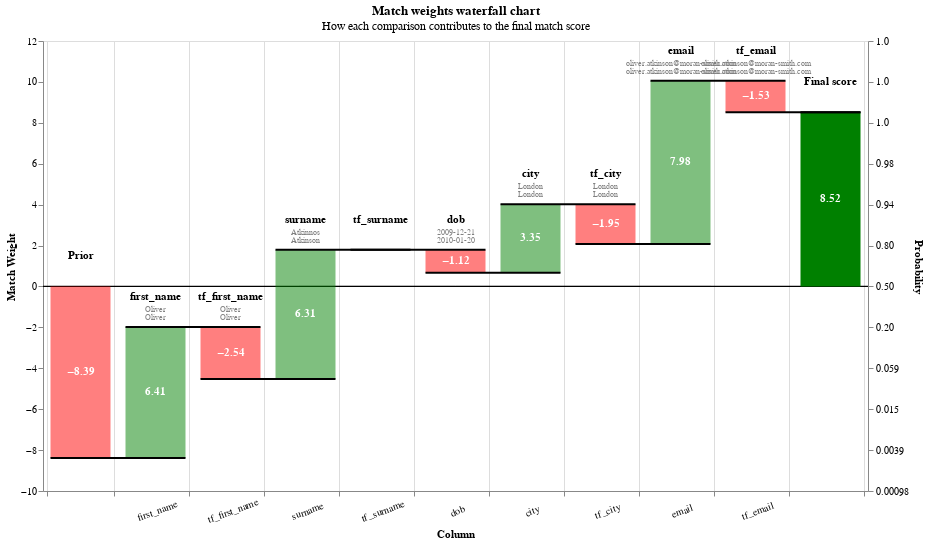

Source (notebook cell):
### Markdown cell above
Visualising predictions
- Visualising our results will help us to understand how the model is working
- Through visualising we need to look for areas where we think our model isn't working well so we can fix these issues

### Code cell
#waterfall chart shows us how Splink computed the final matchweight for a particular record comparison
records_to_view = df_predictions.as_record_dict(limit = 5)
linker.visualisations.waterfall_chart(records_to_view, filter_nulls = False)

### Figure 1 — Vega-Lite specification as saved in the notebook (floating-point values rounded to 4 significant figures)
{"config": {"view": {"continuousWidth": 400, "continuousHeight": 300}}, "layer": [{"layer": [{"mark": "rule", "encoding": {"color": {"value": "black"}, "size": {"value": 0.5}, "y": {"field": "zero", "type": "quantitative"}}}, {"mark": {"type": "bar", "width": 60}, "encoding": {"color": {"condition": {"test": "(datum.log2_bayes_factor < 0)", "value": "red"}, "value": "green"}, "opacity": {"condition": {"test": "datum.column_name == 'Prior match weight' || datum.column_name == 'Final score'", "value": 1}, "value": 0.5}, "tooltip": [{"field": "column_name", "title": "Comparison column", "type": "nominal"}, {"field": "value_l", "title": "Value (L)", "type": "nominal"}, {"field": "value_r", "title": "Value (R)", "type": "nominal"}, {"field": "label_for_charts", "title": "Label", "type": "ordinal"}, {"field": "sql_condition", "title": "SQL condition", "type": "nominal"}, {"field": "comparison_vector_value", "title": "Comparison vector value", "type": "nominal"}, {"field": "bayes_factor", "format": ",.4f", "title": "Bayes factor = m/u", "type": "quantitative"}, {"field": "log2_bayes_factor", "format": ",.4f", "title": "Match weight = log2(m/u)", "type": "quantitative"}, {"field": "prob", "format": ".4f", "title": "Cumulative match probability", "type": "quantitative"}, {"field": "bayes_factor_description", "title": "Match weight description", "type": "nominal"}], "x": {"axis": {"grid": true, "labelAlign": "center", "labelAngle": -20, "labelExpr": "datum.value == 'Prior' || datum.value == 'Final score' ? '' : datum.value", "labelPadding": 10, "tickBand": "extent", "title": "Column"}, "field": "column_name", "sort": {"field": "bar_sort_order", "order": "ascending"}, "type": "nominal"}, "y": {"axis": {"grid": false, "orient": "left", "title": "Match Weight"}, "field": "previous_sum", "type": "quantitative"}, "y2": {"field": "sum"}}}, {"mark": {"type": "text", "fontWeight": "bold"}, "encoding": {"color": {"value": "white"}, "text": {"condition": {"test": "abs(datum.log2_bayes_factor) > 1", "field": "log2_bayes_factor", "format": ".2f", "type": "nominal"}, "value": ""}, "x": {"axis": {"labelAngle": -20, "title": "Column"}, "field": "column_name", "sort": {"field": "bar_sort_order", "order": "ascending"}, "type": "nominal"}, "y": {"axis": {"orient": "left"}, "field": "center", "type": "quantitative"}}}, {"mark": {"type": "text", "baseline": "bottom", "dy": -25, "fontWeight": "bold"}, "encoding": {"color": {"value": "black"}, "text": {"field": "column_name", "type": "nominal"}, "x": {"axis": {"labelAngle": -20, "title": "Column"}, "field": "column_name", "sort": {"field": "bar_sort_order", "order": "ascending"}, "type": "nominal"}, "y": {"field": "sum_top", "type": "quantitative"}}}, {"mark": {"type": "text", "baseline": "bottom", "dy": -13, "fontSize": 8}, "encoding": {"color": {"value": "grey"}, "text": {"field": "value_l", "type": "nominal"}, "x": {"axis": {"labelAngle": -20, "title": "Column"}, "field": "column_name", "sort": {"field": "bar_sort_order", "order": "ascending"}, "type": "nominal"}, "y": {"field": "sum_top", "type": "quantitative"}}}, {"mark": {"type": "text", "baseline": "bottom", "dy": -5, "fontSize": 8}, "encoding": {"color": {"value": "grey"}, "text": {"field": "value_r", "type": "nominal"}, "x": {"axis": {"labelAngle": -20, "title": "Column"}, "field": "column_name", "sort": {"field": "bar_sort_order", "order": "ascending"}, "type": "nominal"}, "y": {"field": "sum_top", "type": "quantitative"}}}]}, {"mark": {"type": "rule", "color": "black", "strokeWidth": 2, "x2Offset": 30, "xOffset": -30}, "encoding": {"x": {"axis": {"labelAngle": -20, "title": "Column"}, "field": "column_name", "sort": {"field": "bar_sort_order", "order": "ascending"}, "type": "nominal"}, "x2": {"field": "lead"}, "y": {"axis": {"labelExpr": "format(1 / (1 + pow(2, -1*datum.value)), '.2r')", "orient": "right", "title": "Probability"}, "field": "sum", "scale": {"zero": false}, "type": "quantitative"}}}], "data": {"name": "data-3629eaa5215175efc25618bd58461776"}, "height": 450, "params": [{"name": "record_number", "bind": {"input": "range", "max": 4, "min": 0, "step": 1}, "value": 0}], "resolve": {"axis": {"y": "independent"}}, "title": {"text": "Match weights waterfall chart", "subtitle": "How each comparison contributes to the final match score"}, "transform": [{"filter": "(datum.record_number == record_number)"}, {"window": [{"op": "sum", "field": "log2_bayes_factor", "as": "sum"}, {"op": "lead", "field": "column_name", "as": "lead"}], "frame": [null, 0]}, {"calculate": "datum.column_name === \"Final score\" ? datum.sum - datum.log2_bayes_factor : datum.sum", "as": "sum"}, {"calculate": "datum.lead === null ? datum.column_name : datum.lead", "as": "lead"}, {"calculate": "datum.column_name === \"Final score\" || datum.column_name === \"Prior match weight\" ? 0 : datum.sum - datum.log2_bayes_factor", "as": "previous_sum"}, {"calculate": "datum.sum > datum.previous_sum ? datum.column_name : \"\"", "as": "top_label"}, {"calculate": "datum.sum < datum.previous_sum ? datum.column_name : \"\"", "as": "bottom_label"}, {"calculate": "datum.sum > datum.previous_sum ? datum.sum : datum.previous_sum", "as": "sum_top"}, {"calculate": "datum.sum < datum.previous_sum ? datum.sum : datum.previous_sum", "as": "sum_bottom"}, {"calculate": "(datum.sum + datum.previous_sum) / 2", "as": "center"}, {"calculate": "(datum.log2_bayes_factor > 0 ? \"+\" : \"\") + datum.log2_bayes_factor", "as": "text_log2_bayes_factor"}, {"calculate": "datum.sum < datum.previous_sum ? 4 : -4", "as": "dy"}, {"calculate": "datum.sum < datum.previous_sum ? \"top\" : \"bottom\"", "as": "baseline"}, {"calculate": "1. / (1 + pow(2, -1.*datum.sum))", "as": "prob"}, {"calculate": "0*datum.sum", "as": "zero"}], "width": {"step": 75}, "$schema": "https://vega.github.io/schema/vega-lite/v5.9.3.json", "datasets": {"data-3629eaa5215175efc25618bd58461776": [{"column_name": "Prior", "label_for_charts": "Starting match weight (prior)", "sql_condition": null, "log2_bayes_factor": -8.386, "bayes_factor": 0.002989, "comparison_vector_value": null, "m_probability": null, "u_probability": null, "bayes_factor_description": null, "value_l": "", "value_r": "", "term_frequency_adjustment": null, "bar_sort_order": 0, "record_number": 0}, {"sql_condition": "\"first_name_l\" = \"first_name_r\"", "label_for_charts": "Exact match on first_name", "m_probability": 0.4914, "u_probability": 0.005794, "bayes_factor": 84.82, "log2_bayes_factor": 6.406, "comparison_vector_value": 4, "bayes_factor_description": "If comparison level is `exact match on first_name` then comparison is 84.82 times more likely to be a match", "column_name": "first_name", "value_l": "Oliver", "value_r": "Oliver", "term_frequency_adjustment": false, "bar_sort_order": 1, "record_number": 0}, {"sql_condition": "\"first_name_l\" = \"first_name_r\"", "label_for_charts": "Term freq adjustment on first_name with weight {cl.tf_adjustment_weight}", "m_probability": null, "u_probability": null, "bayes_factor": 0.1719, "log2_bayes_factor": -2.54, "comparison_vector_value": 4, "bayes_factor_description": "Term frequency adjustment on first_name makes comparison  5.82 times less likely to be a match", "column_name": "tf_first_name", "value_l": "Oliver", "value_r": "Oliver", "term_frequency_adjustment": true, "bar_sort_order": 2, "record_number": 0}, {"sql_condition": "jaro_winkler_similarity(\"surname_l\", \"surname_r\") >= 0.92", "label_for_charts": "Jaro-Winkler distance of surname >= 0.92", "m_probability": 0.2253, "u_probability": 0.002839, "bayes_factor": 79.35, "log2_bayes_factor": 6.31, "comparison_vector_value": 3, "bayes_factor_description": "If comparison level is `jaro-winkler distance of surname >= 0.92` then comparison is 79.35 times more likely to be a match", "column_name": "surname", "value_l": "Atkinnos", "value_r": "Atkinson", "term_frequency_adjustment": false, "bar_sort_order": 3, "record_number": 0}, {"sql_condition": "jaro_winkler_similarity(\"surname_l\", \"surname_r\") >= 0.92", "label_for_charts": "Jaro-Winkler distance of surname >= 0.92", "m_probability": 0.2253, "u_probability": 0.002839, "bayes_factor": 1.0, "log2_bayes_factor": 0.0, "comparison_vector_value": 3, "bayes_factor_description": "If comparison level is `jaro-winkler distance of surname >= 0.92` then comparison is 79.35 times more likely to be a match", "column_name": "tf_surname", "value_l": "", "value_r": "", "term_frequency_adjustment": true, "bar_sort_order": 4, "record_number": 0}, {"sql_condition": "ELSE", "label_for_charts": "All other comparisons", "m_probability": 0.4592, "u_probability": 0.9967, "bayes_factor": 0.4607, "log2_bayes_factor": -1.118, "comparison_vector_value": 0, "bayes_factor_description": "If comparison level is `all other comparisons` then comparison is 2.17 times less likely to be a match", "column_name": "dob", "value_l": "2009-12-21", "value_r": "2010-01-20", "term_frequency_adjustment": false, "bar_sort_order": 5, "record_number": 0}, {"sql_condition": "\"city_l\" = \"city_r\"", "label_for_charts": "Exact match on city", "m_probability": 0.5626, "u_probability": 0.05515, "bayes_factor": 10.2, "log2_bayes_factor": 3.351, "comparison_vector_value": 1, "bayes_factor_description": "If comparison level is `exact match on city` then comparison is 10.2 times more likely to be a match", "column_name": "city", "value_l": "London", "value_r": "London", "term_frequency_adjustment": false, "bar_sort_order": 6, "record_number": 0}, {"sql_condition": "\"city_l\" = \"city_r\"", "label_for_charts": "Term freq adjustment on city with weight {cl.tf_adjustment_weight}", "m_probability": null, "u_probability": null, "bayes_factor": 0.2592, "log2_bayes_factor": -1.948, "comparison_vector_value": 1, "bayes_factor_description": "Term frequency adjustment on city makes comparison  3.86 times less likely to be a match", "column_name": "tf_city", "value_l": "London", "value_r": "London", "term_frequency_adjustment": true, "bar_sort_order": 7, "record_number": 0}, {"sql_condition": "\"email_l\" = \"email_r\"", "label_for_charts": "Exact match on email", "m_probability": 0.553, "u_probability": 0.002194, "bayes_factor": 252.1, "log2_bayes_factor": 7.978, "comparison_vector_value": 4, "bayes_factor_description": "If comparison level is `exact match on email` then comparison is 252 times more likely to be a match", "column_name": "email", "value_l": "oliver.atkinson@moran-smith.com", "value_r": "oliver.atkinson@moran-smith.com", "term_frequency_adjustment": false, "bar_sort_order": 8, "record_number": 0}, {"sql_condition": "\"email_l\" = \"email_r\"", "label_for_charts": "Term freq adjustment on email with weight {cl.tf_adjustment_weight}", "m_probability": null, "u_probability": null, "bayes_factor": 0.3462, "log2_bayes_factor": -1.53, "comparison_vector_value": 4, "bayes_factor_description": "Term frequency adjustment on email makes comparison  2.89 times less likely to be a match", "column_name": "tf_email", "value_l": "oliver.atkinson@moran-smith.com", "value_r": "oliver.atkinson@moran-smith.com", "term_frequency_adjustment": true, "bar_sort_order": 9, "record_number": 0}, {"column_name": "Final score", "label_for_charts": "Final score", "sql_condition": null, "log2_bayes_factor": 8.522, "bayes_factor": 367.7, "comparison_vector_value": null, "m_probability": null, "u_probability": null, "bayes_factor_description": null, "value_l": "", "value_r": "", "term_frequency_adjustment": null, "bar_sort_order": 10, "record_number": 0}, {"column_name": "Prior", "label_for_charts": "Starting match weight (prior)", "sql_condition": null, "log2_bayes_factor": -8.386, "bayes_factor": 0.002989, "comparison_vector_value": null, "m_probability": null, "u_probability": null, "bayes_factor_description": null, "value_l": "", "value_r": "", "term_frequency_adjustment": null, "bar_sort_order": 0, "record_number": 1}, {"sql_condition": "\"first_name_l\" = \"first_name_r\"", "label_for_charts": "Exact match on first_name", "m_probability": 0.4914, "u_probability": 0.005794, "bayes_factor": 84.82, "log2_bayes_factor": 6.406, "comparison_vector_value": 4, "bayes_factor_description": "If comparison level is `exact match on first_name` then comparison is 84.82 times more likely to be a match", "column_name": "first_name", "value_l": "Oliver", "value_r": "Oliver", "term_frequency_adjustment": false, "bar_sort_order": 1, "record_number": 1}, {"sql_condition": "\"first_name_l\" = \"first_name_r\"", "label_for_charts": "Term freq adjustment on first_name with weight {cl.tf_adjustment_weight}", "m_probability": null, "u_probability": null, "bayes_factor": 0.1719, "log2_bayes_factor": -2.54, "comparison_vector_value": 4, "bayes_factor_description": "Term frequency adjustment on first_name makes comparison  5.82 times less likely to be a match", "column_name": "tf_first_name", "value_l": "Oliver", "value_r": "Oliver", "term_frequency_adjustment": true, "bar_sort_order": 2, "record_number": 1}, {"sql_condition": "jaro_winkler_similarity(\"surname_l\", \"surname_r\") >= 0.92", "label_for_charts": "Jaro-Winkler distance of surname >= 0.92", "m_probability": 0.2253, "u_probability": 0.002839, "bayes_factor": 79.35, "log2_bayes_factor": 6.31, "comparison_vector_value": 3, "bayes_factor_description": "If comparison level is `jaro-winkler distance of surname >= 0.92` then comparison is 79.35 times more likely to be a match", "column_name": "surname", "value_l": "Atkinnos", "value_r": "Atkinson", "term_frequency_adjustment": false, "bar_sort_order": 3, "record_number": 1}, {"sql_condition": "jaro_winkler_similarity(\"surname_l\", \"surname_r\") >= 0.92", "label_for_charts": "Jaro-Winkler distance of surname >= 0.92", "m_probability": 0.2253, "u_probability": 0.002839, "bayes_factor": 1.0, "log2_bayes_factor": 0.0, "comparison_vector_value": 3, "bayes_factor_description": "If comparison level is `jaro-winkler distance of surname >= 0.92` then comparison is 79.35 times more likely to be a match", "column_name": "tf_surname", "value_l": "", "value_r": "", "term_frequency_adjustment": true, "bar_sort_order": 4, "record_number": 1}, {"sql_condition": "\"dob_l\" = \"dob_r\"", "label_for_charts": "Exact match on dob", "m_probability": 0.3914, "u_probability": 0.001748, "bayes_factor": 224.0, "log2_bayes_factor": 7.807, "comparison_vector_value": 2, "bayes_factor_description": "If comparison level is `exact match on dob` then comparison is 224 times more likely to be a match", "column_name": "dob", "value_l": "2009-12-21", "value_r": "2009-12-21", "term_frequency_adjustment": false, "bar_sort_order": 5, "record_number": 1}, {"sql_condition": "\"city_l\" = \"city_r\"", "label_for_charts": "Exact match on city", "m_probability": 0.5626, "u_probability": 0.05515, "bayes_factor": 10.2, "log2_bayes_factor": 3.351, "comparison_vector_value": 1, "bayes_factor_description": "If comparison level is `exact match on city` then comparison is 10.2 times more likely to be a match", "column_name": "city", "value_l": "London", "value_r": "London", "term_frequency_adjustment": false, "bar_sort_order": 6, "record_number": 1}, {"sql_condition": "\"city_l\" = \"city_r\"", "label_for_charts": "Term freq adjustment on city with weight {cl.tf_adjustment_weight}", "m_probability": null, "u_probability": null, "bayes_factor": 0.2592, "log2_bayes_factor": -1.948, "comparison_vector_value": 1, "bayes_factor_description": "Term frequency adjustment on city makes comparison  3.86 times less likely to be a match", "column_name": "tf_city", "value_l": "London", "value_r": "London", "term_frequency_adjustment": true, "bar_sort_order": 7, "record_number": 1}, {"sql_condition": "\"email_l\" = \"email_r\"", "label_for_charts": "Exact match on email", "m_probability": 0.553, "u_probability": 0.002194, "bayes_factor": 252.1, "log2_bayes_factor": 7.978, "comparison_vector_value": 4, "bayes_factor_description": "If comparison level is `exact match on email` then comparison is 252 times more likely to be a match", "column_name": "email", "value_l": "oliver.atkinson@moran-smith.com", "value_r": "oliver.atkinson@moran-smith.com", "term_frequency_adjustment": false, "bar_sort_order": 8, "record_number": 1}, {"sql_condition": "\"email_l\" = \"email_r\"", "label_for_charts": "Term freq adjustment on email with weight {cl.tf_adjustment_weight}", "m_probability": null, "u_probability": null, "bayes_factor": 0.3462, "log2_bayes_factor": -1.53, "comparison_vector_value": 4, "bayes_factor_description": "Term frequency adjustment on email makes comparison  2.89 times less likely to be a match", "column_name": "tf_email", "value_l": "oliver.atkinson@moran-smith.com", "value_r": "oliver.atkinson@moran-smith.com", "term_frequency_adjustment": true, "bar_sort_order": 9, "record_number": 1}, {"column_name": "Final score", "label_for_charts": "Final score", "sql_condition": null, "log2_bayes_factor": 17.45, "bayes_factor": 178700.0, "comparison_vector_value": null, "m_probability": null, "u_probability": null, "bayes_factor_description": null, "value_l": "", "value_r": "", "term_frequency_adjustment": null, "bar_sort_order": 10, "record_number": 1}, {"column_name": "Prior", "label_for_charts": "Starting match weight (prior)", "sql_condition": null, "log2_bayes_factor": -8.386, "bayes_factor": 0.002989, "comparison_vector_value": null, "m_probability": null, "u_probability": null, "bayes_factor_description": null, "value_l": "", "value_r": "", "term_frequency_adjustment": null, "bar_sort_order": 0, "record_number": 2}, {"sql_condition": "\"first_name_l\" = \"first_name_r\"", "label_for_charts": "Exact match on first_name", "m_probability": 0.4914, "u_probability": 0.005794, "bayes_factor": 84.82, "log2_bayes_factor": 6.406, "comparison_vector_value": 4, "bayes_factor_description": "If comparison level is `exact match on first_name` then comparison is 84.82 times more likely to be a match", "column_name": "first_name", "value_l": "Julia", "value_r": "Julia", "term_frequency_adjustment": false, "bar_sort_order": 1, "record_number": 2}, {"sql_condition": "\"first_name_l\" = \"first_name_r\"", "label_for_charts": "Term freq adjustment on first_name with weight {cl.tf_adjustment_weight}", "m_probability": null, "u_probability": null, "bayes_factor": 1.605, "log2_bayes_factor": 0.6824, "comparison_vector_value": 4, "bayes_factor_description": "Term frequency adjustment on first_name makes comparison 1.60 times more likely to be a match", "column_name": "tf_first_name", "value_l": "Julia", "value_r": "Julia", "term_frequency_adjustment": true, "bar_sort_order": 2, "record_number": 2}, {"sql_condition": "\"surname_l\" = \"surname_r\"", "label_for_charts": "Exact match on surname", "m_probability": 0.4346, "u_probability": 0.00489, "bayes_factor": 88.87, "log2_bayes_factor": 6.474, "comparison_vector_value": 4, "bayes_factor_description": "If comparison level is `exact match on surname` then comparison is 88.87 times more likely to be a match", "column_name": "surname", "value_l": "Smith", "value_r": "Smith", "term_frequency_adjustment": false, "bar_sort_order": 3, "record_number": 2}, {"sql_condition": "\"surname_l\" = \"surname_r\"", "label_for_charts": "Term freq adjustment on surname with weight {cl.tf_adjustment_weight}", "m_probability": null, "u_probability": null, "bayes_factor": 0.3641, "log2_bayes_factor": -1.458, "comparison_vector_value": 4, "bayes_factor_description": "Term frequency adjustment on surname makes comparison  2.75 times less likely to be a match", "column_name": "tf_surname", "value_l": "Smith", "value_r": "Smith", "term_frequency_adjustment": true, "bar_sort_order": 4, "record_number": 2}, {"sql_condition": "levenshtein(\"dob_l\", \"dob_r\") <= 1", "label_for_charts": "Levenshtein distance of dob <= 1", "m_probability": 0.1494, "u_probability": 0.001602, "bayes_factor": 93.27, "log2_bayes_factor": 6.543, "comparison_vector_value": 1, "bayes_factor_description": "If comparison level is `levenshtein distance of dob <= 1` then comparison is 93.27 times more likely to be a match", "column_name": "dob", "value_l": "2004-04-27", "value_r": "2004-04-26", "term_frequency_adjustment": false, "bar_sort_order": 5, "record_number": 2}, {"sql_condition": "\"city_l\" = \"city_r\"", "label_for_charts": "Exact match on city", "m_probability": 0.5626, "u_probability": 0.05515, "bayes_factor": 10.2, "log2_bayes_factor": 3.351, "comparison_vector_value": 1, "bayes_factor_description": "If comparison level is `exact match on city` then comparison is 10.2 times more likely to be a match", "column_name": "city", "value_l": "Luton", "value_r": "Luton", "term_frequency_adjustment": false, "bar_sort_order": 6, "record_number": 2}, {"sql_condition": "\"city_l\" = \"city_r\"", "label_for_charts": "Term freq adjustment on city with weight {cl.tf_adjustment_weight}", "m_probability": null, "u_probability": null, "bayes_factor": 14.94, "log2_bayes_factor": 3.902, "comparison_vector_value": 1, "bayes_factor_description": "Term frequency adjustment on city makes comparison 14.94 times more likely to be a match", "column_name": "tf_city", "value_l": "Luton", "value_r": "Luton", "term_frequency_adjustment": true, "bar_sort_order": 7, "record_number": 2}, {"sql_condition": "\"email_l\" IS NULL OR \"email_r\" IS NULL", "label_for_charts": "email is NULL", "bayes_factor": 1.0, "log2_bayes_factor": 0.0, "comparison_vector_value": -1, "bayes_factor_description": "If comparison level is `email is null` then comparison is 1 times more likely to be a match", "column_name": "email", "value_l": "None", "value_r": "julia.smith@english.org", "term_frequency_adjustment": false, "bar_sort_order": 8, "record_number": 2}, {"sql_condition": "\"email_l\" IS NULL OR \"email_r\" IS NULL", "label_for_charts": "email is NULL", "bayes_factor": 1.0, "log2_bayes_factor": 0.0, "comparison_vector_value": -1, "bayes_factor_description": "If comparison level is `email is null` then comparison is 1 times more likely to be a match", "column_name": "tf_email", "value_l": "", "value_r": "", "term_frequency_adjustment": true, "bar_sort_order": 9, "record_number": 2}, {"column_name": "Final score", "label_for_charts": "Final score", "sql_condition": null, "log2_bayes_factor": 17.51, "bayes_factor": 187200.0, "comparison_vector_value": null, "m_probability": null, "u_probability": null, "bayes_factor_description": null, "value_l": "", "value_r": "", "term_frequency_adjustment": null, "bar_sort_order": 10, "record_number": 2}, {"column_name": "Prior", "label_for_charts": "Starting match weight (prior)", "sql_condition": null, "log2_bayes_factor": -8.386, "bayes_factor": 0.002989, "comparison_vector_value": null, "m_probability": null, "u_probability": null, "bayes_factor_description": null, "value_l": "", "value_r": "", "term_frequency_adjustment": null, "bar_sort_order": 0, "record_number": 3}, {"sql_condition": "\"first_name_l\" = \"first_name_r\"", "label_for_charts": "Exact match on first_name", "m_probability": 0.4914, "u_probability": 0.005794, "bayes_factor": 84.82, "log2_bayes_factor": 6.406, "comparison_vector_value": 4, "bayes_factor_description": "If comparison level is `exact match on first_name` then comparison is 84.82 times more likely to be a match", "column_name": "first_name", "value_l": "Sofia", "value_r": "Sofia", "term_frequency_adjustment": false, "bar_sort_order": 1, "record_number": 3}, {"sql_condition": "\"first_name_l\" = \"first_name_r\"", "label_for_charts": "Term freq adjustment on first_name with weight {cl.tf_adjustment_weight}", "m_probability": null, "u_probability": null, "bayes_factor": 1.605, "log2_bayes_factor": 0.6824, "comparison_vector_value": 4, "bayes_factor_description": "Term frequency adjustment on first_name makes comparison 1.60 times more likely to be a match", "column_name": "tf_first_name", "value_l": "Sofia", "value_r": "Sofia", "term_frequency_adjustment": true, "bar_sort_order": 2, "record_number": 3}, {"sql_condition": "\"surname_l\" = \"surname_r\"", "label_for_charts": "Exact match on surname", "m_probability": 0.4346, "u_probability": 0.00489, "bayes_factor": 88.87, "log2_bayes_factor": 6.474, "comparison_vector_value": 4, "bayes_factor_description": "If comparison level is `exact match on surname` then comparison is 88.87 times more likely to be a match", "column_name": "surname", "value_l": "Russell", "value_r": "Russell", "term_frequency_adjustment": false, "bar_sort_order": 3, "record_number": 3}, {"sql_condition": "\"surname_l\" = \"surname_r\"", "label_for_charts": "Term freq adjustment on surname with weight {cl.tf_adjustment_weight}", "m_probability": null, "u_probability": null, "bayes_factor": 0.4005, "log2_bayes_factor": -1.32, "comparison_vector_value": 4, "bayes_factor_description": "Term frequency adjustment on surname makes comparison  2.50 times less likely to be a match", "column_name": "tf_surname", "value_l": "Russell", "value_r": "Russell", "term_frequency_adjustment": true, "bar_sort_order": 4, "record_number": 3}, {"sql_condition": "\"dob_l\" = \"dob_r\"", "label_for_charts": "Exact match on dob", "m_probability": 0.3914, "u_probability": 0.001748, "bayes_factor": 224.0, "log2_bayes_factor": 7.807, "comparison_vector_value": 2, "bayes_factor_description": "If comparison level is `exact match on dob` then comparison is 224 times more likely to be a match", "column_name": "dob", "value_l": "2014-09-03", "value_r": "2014-09-03", "term_frequency_adjustment": false, "bar_sort_order": 5, "record_number": 3}, {"sql_condition": "\"city_l\" = \"city_r\"", "label_for_charts": "Exact match on city", "m_probability": 0.5626, "u_probability": 0.05515, "bayes_factor": 10.2, "log2_bayes_factor": 3.351, "comparison_vector_value": 1, "bayes_factor_description": "If comparison level is `exact match on city` then comparison is 10.2 times more likely to be a match", "column_name": "city", "value_l": "London", "value_r": "London", "term_frequency_adjustment": false, "bar_sort_order": 6, "record_number": 3}, {"sql_condition": "\"city_l\" = \"city_r\"", "label_for_charts": "Term freq adjustment on city with weight {cl.tf_adjustment_weight}", "m_probability": null, "u_probability": null, "bayes_factor": 0.2592, "log2_bayes_factor": -1.948, "comparison_vector_value": 1, "bayes_factor_description": "Term frequency adjustment on city makes comparison  3.86 times less likely to be a match", "column_name": "tf_city", "value_l": "London", "value_r": "London", "term_frequency_adjustment": true, "bar_sort_order": 7, "record_number": 3}, {"sql_condition": "\"email_l\" IS NULL OR \"email_r\" IS NULL", "label_for_charts": "email is NULL", "bayes_factor": 1.0, "log2_bayes_factor": 0.0, "comparison_vector_value": -1, "bayes_factor_description": "If comparison level is `email is null` then comparison is 1 times more likely to be a match", "column_name": "email", "value_l": "None", "value_r": "sofiarussell9@rivera.com", "term_frequency_adjustment": false, "bar_sort_order": 8, "record_number": 3}, {"sql_condition": "\"email_l\" IS NULL OR \"email_r\" IS NULL", "label_for_charts": "email is NULL", "bayes_factor": 1.0, "log2_bayes_factor": 0.0, "comparison_vector_value": -1, "bayes_factor_description": "If comparison level is `email is null` then comparison is 1 times more likely to be a match", "column_name": "tf_email", "value_l": "", "value_r": "", "term_frequency_adjustment": true, "bar_sort_order": 9, "record_number": 3}, {"column_name": "Final score", "label_for_charts": "Final score", "sql_condition": null, "log2_bayes_factor": 13.07, "bayes_factor": 8574.0, "comparison_vector_value": null, "m_probability": null, "u_probability": null, "bayes_factor_description": null, "value_l": "", "value_r": "", "term_frequency_adjustment": null, "bar_sort_order": 10, "record_number": 3}, {"column_name": "Prior", "label_for_charts": "Starting match weight (prior)", "sql_condition": null, "log2_bayes_factor": -8.386, "bayes_factor": 0.002989, "comparison_vector_value": null, "m_probability": null, "u_probability": null, "bayes_factor_description": null, "value_l": "", "value_r": "", "term_frequency_adjustment": null, "bar_sort_order": 0, "record_number": 4}, {"sql_condition": "\"first_name_l\" = \"first_name_r\"", "label_for_charts": "Exact match on first_name", "m_probability": 0.4914, "u_probability": 0.005794, "bayes_factor": 84.82, "log2_bayes_factor": 6.406, "comparison_vector_value": 4, "bayes_factor_description": "If comparison level is `exact match on first_name` then comparison is 84.82 times more likely to be a match", "column_name": "first_name", "value_l": "Bailey", "value_r": "Bailey", "term_frequency_adjustment": false, "bar_sort_order": 1, "record_number": 4}, {"sql_condition": "\"first_name_l\" = \"first_name_r\"", "label_for_charts": "Term freq adjustment on first_name with weight {cl.tf_adjustment_weight}", "m_probability": null, "u_probability": null, "bayes_factor": 2.407, "log2_bayes_factor": 1.267, "comparison_vector_value": 4, "bayes_factor_description": "Term frequency adjustment on first_name makes comparison 2.41 times more likely to be a match", "column_name": "tf_first_name", "value_l": "Bailey", "value_r": "Bailey", "term_frequency_adjustment": true, "bar_sort_order": 2, "record_number": 4}, {"sql_condition": "\"surname_l\" = \"surname_r\"", "label_for_charts": "Exact match on surname", "m_probability": 0.4346, "u_probability": 0.00489, "bayes_factor": 88.87, "log2_bayes_factor": 6.474, "comparison_vector_value": 4, "bayes_factor_description": "If comparison level is `exact match on surname` then comparison is 88.87 times more likely to be a match", "column_name": "surname", "value_l": "Freddie", "value_r": "Freddie", "term_frequency_adjustment": false, "bar_sort_order": 3, "record_number": 4}, {"sql_condition": "\"surname_l\" = \"surname_r\"", "label_for_charts": "Term freq adjustment on surname with weight {cl.tf_adjustment_weight}", "m_probability": null, "u_probability": null, "bayes_factor": 0.6675, "log2_bayes_factor": -0.5832, "comparison_vector_value": 4, "bayes_factor_description": "Term frequency adjustment on surname makes comparison  1.50 times less likely to be a match", "column_name": "tf_surname", "value_l": "Freddie", "value_r": "Freddie", "term_frequency_adjustment": true, "bar_sort_order": 4, "record_number": 4}, {"sql_condition": "ELSE", "label_for_charts": "All other comparisons", "m_probability": 0.4592, "u_probability": 0.9967, "bayes_factor": 0.4607, "log2_bayes_factor": -1.118, "comparison_vector_value": 0, "bayes_factor_description": "If comparison level is `all other comparisons` then comparison is 2.17 times less likely to be a match", "column_name": "dob", "value_l": "1985-01-05", "value_r": "1986-02-04", "term_frequency_adjustment": false, "bar_sort_order": 5, "record_number": 4}, {"sql_condition": "\"city_l\" = \"city_r\"", "label_for_charts": "Exact match on city", "m_probability": 0.5626, "u_probability": 0.05515, "bayes_factor": 10.2, "log2_bayes_factor": 3.351, "comparison_vector_value": 1, "bayes_factor_description": "If comparison level is `exact match on city` then comparison is 10.2 times more likely to be a match", "column_name": "city", "value_l": "Huddersfield", "value_r": "Huddersfield", "term_frequency_adjustment": false, "bar_sort_order": 6, "record_number": 4}, {"sql_condition": "\"city_l\" = \"city_r\"", "label_for_charts": "Term freq adjustment on city with weight {cl.tf_adjustment_weight}", "m_probability": null, "u_probability": null, "bayes_factor": 4.483, "log2_bayes_factor": 2.165, "comparison_vector_value": 1, "bayes_factor_description": "Term frequency adjustment on city makes comparison 4.48 times more likely to be a match", "column_name": "tf_city", "value_l": "Huddersfield", "value_r": "Huddersfield", "term_frequency_adjustment": true, "bar_sort_order": 7, "record_number": 4}, {"sql_condition": "\"email_l\" IS NULL OR \"email_r\" IS NULL", "label_for_charts": "email is NULL", "bayes_factor": 1.0, "log2_bayes_factor": 0.0, "comparison_vector_value": -1, "bayes_factor_description": "If comparison level is `email is null` then comparison is 1 times more likely to be a match", "column_name": "email", "value_l": "None", "value_r": "fbailey@schneider.biz", "term_frequency_adjustment": false, "bar_sort_order": 8, "record_number": 4}, {"sql_condition": "\"email_l\" IS NULL OR \"email_r\" IS NULL", "label_for_charts": "email is NULL", "bayes_factor": 1.0, "log2_bayes_factor": 0.0, "comparison_vector_value": -1, "bayes_factor_description": "If comparison level is `email is null` then comparison is 1 times more likely to be a match", "column_name": "tf_email", "value_l": "", "value_r": "", "term_frequency_adjustment": true, "bar_sort_order": 9, "record_number": 4}, {"column_name": "Final score", "label_for_charts": "Final score", "sql_condition": null, "log2_bayes_factor": 9.575, "bayes_factor": 762.9, "comparison_vector_value": null, "m_probability": null, "u_probability": null, "bayes_factor_description": null, "value_l": "", "value_r": "", "term_frequency_adjustment": null, "bar_sort_order": 10, "record_number": 4}]}}
